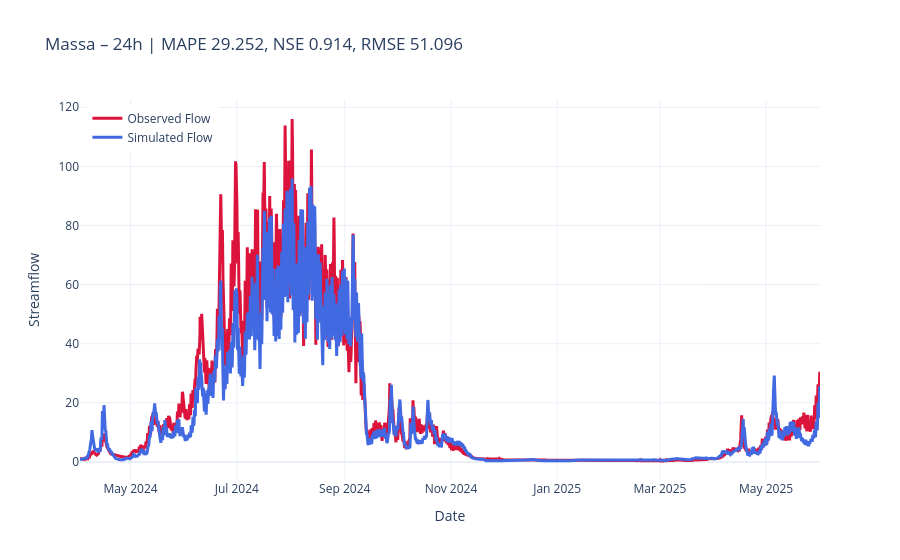

Write notebook code for a chart like this one.
### Markdown cell above
Code for 24h predictions:

### Code cell
from custom.functions.Plot import plot_forecast_24h, plot_forecast_horizon_24h,plot_forecast_horizon_series

xr_ds = results['massa_basicWithShiftedFeatures']["1h"]["xr"]
title24 = f"Massa – {cfg.predict_last_n}h | MAPE {results['massa_basicWithShiftedFeatures']['1h']['MAPE']:.3f}, NSE {results['massa_basicWithShiftedFeatures']['1h']['NSE']:.3f}, RMSE {results['massa_basicWithShiftedFeatures']['1h']['MSE']:.3f}"

# last forecast of the horizon vs obs
plot_forecast_24h(xr_ds, title=title24).show()
# All spaghetti forecasts
# plot_forecast_24h(xr_ds, mode="spaghetti").show()

### Figure 1 — Plotly figure (JSON) as saved in the notebook; plotly's stock layout.template omitted (floating-point values rounded to 4 significant figures; data arrays with more than 128 entries replaced by an {"elided": "..."} marker saying what was removed)
{"data": [{"line": {"color": "crimson", "width": 3}, "mode": "lines", "name": "Observed Flow", "type": "scatter", "x": {"elided": "10201 str values"}, "y": {"elided": "10201 float values"}}, {"line": {"color": "royalblue", "width": 3}, "marker": {"size": 6}, "mode": "lines", "name": "Simulated Flow", "type": "scatter", "x": {"elided": "10201 str values"}, "y": {"elided": "10201 float values"}}], "layout": {"hovermode": "x unified", "legend": {"x": 0.01, "xanchor": "left", "y": 0.99, "yanchor": "top"}, "title": {"text": "Massa – 24h | MAPE 29.252, NSE 0.914, RMSE 51.096"}, "xaxis": {"title": {"text": "Date"}}, "yaxis": {"title": {"text": "Streamflow"}}}}
